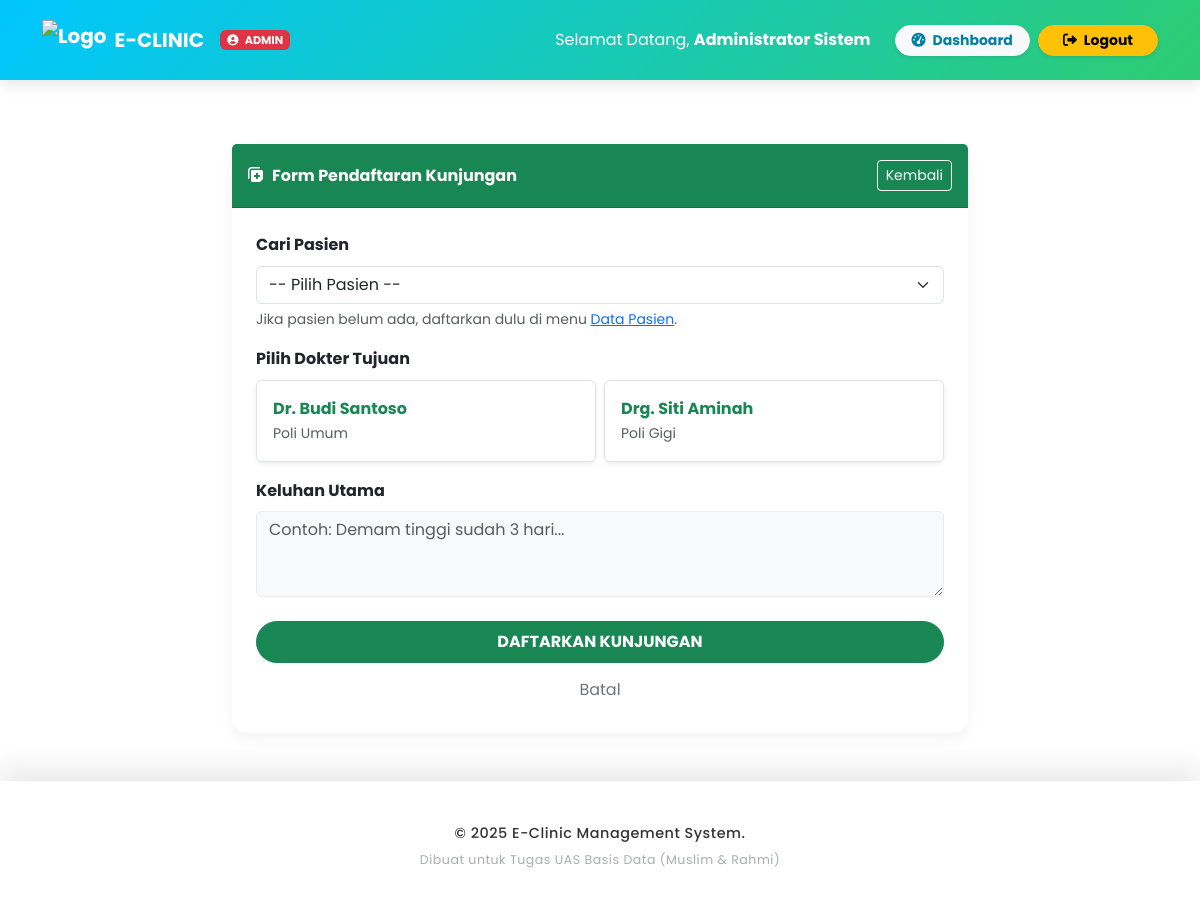
Before: /Resepsionis/pendaftaran.php (signed in) with the older database file.
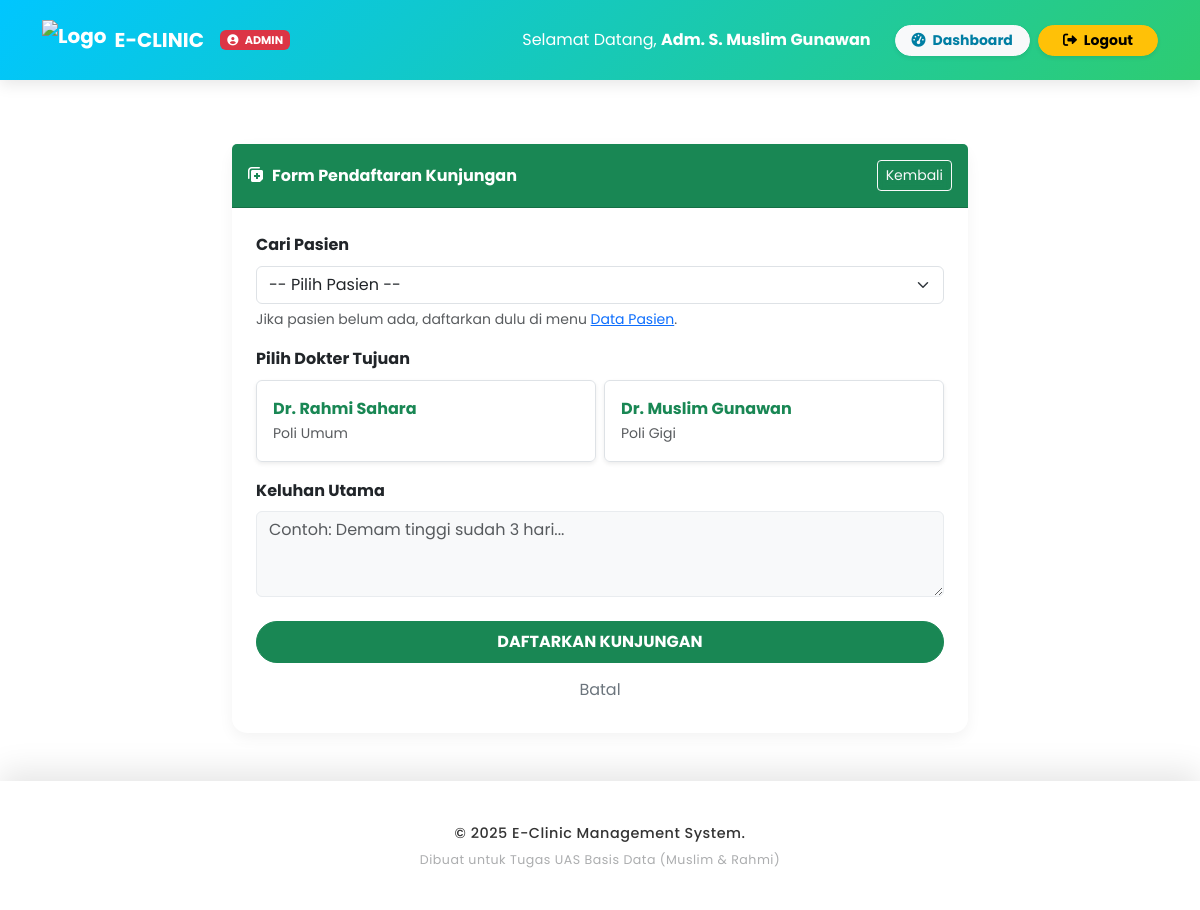
After: the same page with the newer database file.
### tables this page shows
CREATE TABLE `dokter` (
  `id_dokter` int(11) NOT NULL,
  `id_user` int(11) NOT NULL,
  `nama_dokter` varchar(100) NOT NULL,
  `spesialisasi` varchar(50) DEFAULT NULL,
  `no_hp` varchar(15) DEFAULT NULL,
  `id_poli` int(11) DEFAULT NULL
);

CREATE TABLE `poli` (
  `id_poli` int(11) NOT NULL,
  `nama_poli` varchar(50) NOT NULL,
  `lokasi_ruangan` varchar(20) DEFAULT NULL
);

### Resepsionis/pendaftaran.php (the view, shortened to what the changed rows need)
<?php
$path_prefix = '../';
include $path_prefix . 'layout/header.php';
?>
<div class="container mb-5">
    <div class="row justify-content-center">
        <div class="col-md-8">
            <div class="card glass-card mt-4">
                <div class="card-body p-4">
                    <form method="POST">
                        <div class="mb-3">
                            <div class="row g-2">
                                <?php
                                $qd = mysqli_query($conn, "SELECT d.id_dokter, d.nama_dokter, p.nama_poli
                                                           FROM dokter d JOIN poli p ON d.id_poli = p.id_poli");
                                while($rd = mysqli_fetch_assoc($qd)):
                                ?>
                                <div class="col-md-6">
                                    <label class="btn btn-outline-light text-dark border w-100 text-start p-3 shadow-sm h-100" for="doc_<?= $rd['id_dokter'] ?>">
                                        <div class="fw-bold text-success"><?= $rd['nama_dokter'] ?></div>
                                        <small class="text-muted"><?= $rd['nama_poli'] ?></small>
                                    </label>
                                </div>
                                <?php endwhile; ?>
                            </div>
                        </div>
                    </form>
                </div>
            </div>
        </div>
    </div>
</div>
<?php include $path_prefix . 'layout/footer.php'; ?>

### Layout/header.php (shortened to what the changed rows need)
<?php
$path = isset($path_prefix) ? $path_prefix : '';
?>
<!DOCTYPE html>
<html lang="id">
<head>
    <link href="https://cdn.jsdelivr.net/npm/bootstrap@5.3.0/dist/css/bootstrap.min.css" rel="stylesheet">
    <link href="<?= $path ?>assets/css/style.css" rel="stylesheet">
    <link rel="stylesheet" href="https://cdnjs.cloudflare.com/ajax/libs/font-awesome/6.0.0/css/all.min.css">
</head>
<body>
<nav class="navbar navbar-expand-lg navbar-dark fixed-top" id="mainNavbar">
  <div class="container">
    <div class="collapse navbar-collapse" id="navbarNav">
      <ul class="navbar-nav ms-auto align-items-center">
        <?php if (isset($_SESSION['login'])): ?>
            <li class="nav-item me-3">
                <span class="nav-link text-white">
                    Selamat Datang, <strong><?= $_SESSION['nama'] ?></strong>
                </span>
            </li>
            <li class="nav-item me-2">
                <a class="btn btn-light btn-sm fw-bold px-3 rounded-pill shadow-sm text-primary" href="<?= $path . $_SESSION['role'] ?>/">
                    <i class="fas fa-tachometer-alt me-1"></i> Dashboard
                </a>
            </li>
            <li class="nav-item">
                <a class="btn btn-warning btn-sm fw-bold px-4 rounded-pill shadow-sm" href="<?= $path ?>auth/logout.php">
                    <i class="fas fa-sign-out-alt me-1"></i> Logout
                </a>
            </li>
        <?php endif; ?>
      </ul>
    </div>
  </div>
</nav>

Changed rows visible on the page:
removed dokter: nama_dokter "Dr. Budi Santoso", id_poli.nama_poli "Poli Umum"
removed dokter: nama_dokter "Drg. Siti Aminah", id_poli.nama_poli "Poli Gigi"
added dokter: nama_dokter "Dr. Rahmi Sahara", id_poli.nama_poli "Poli Umum"
added dokter: nama_dokter "Dr. Muslim Gunawan", id_poli.nama_poli "Poli Gigi"
Other visible differences:
$_SESSION['nama']: "Administrator Sistem" → "Adm. S. Muslim Gunawan"
